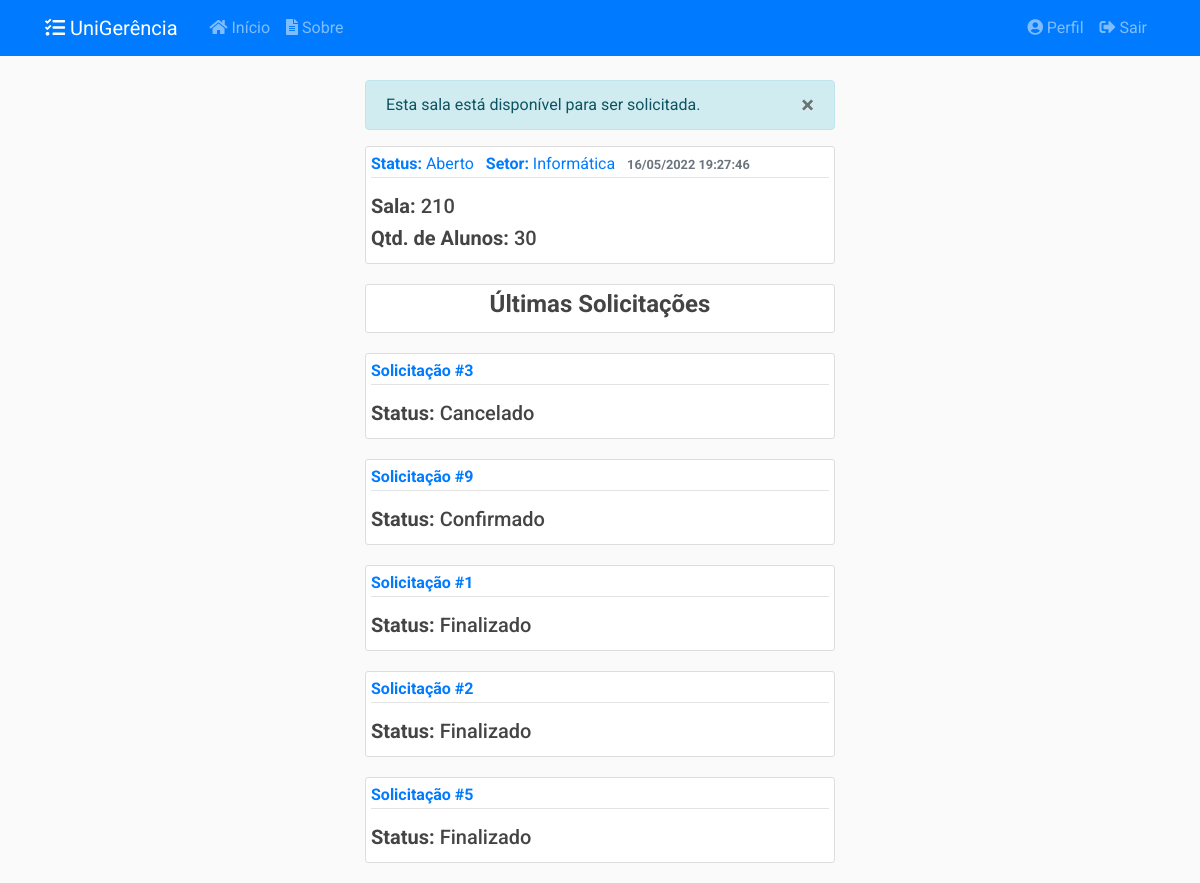
The app's page /salas/1 (signed in), older data.
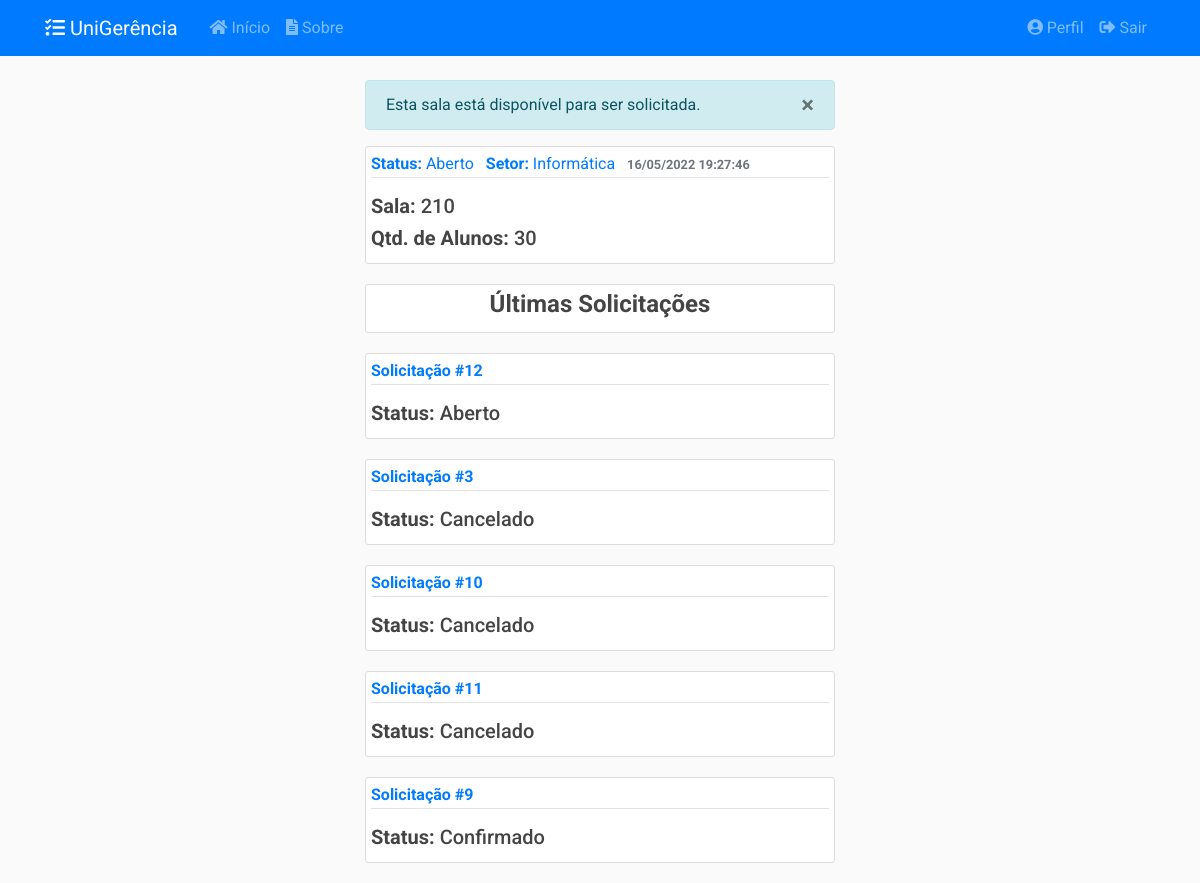
The same page, newer data.
### app/models/solicitacoes.py (models this page shows, shortened)
class Solicitacao(db.Model):
    __tablename__ = 'solicitacoes'
    __table_args__ = {'extend_existing': True}
    id = db.Column(db.Integer, primary_key=True)
    status = db.Column(db.Enum(Status), default=Status.ABERTO.name)
    data_abertura = db.Column(db.DateTime, nullable=False,
                              default=datetime.now().astimezone(fuso_horario))
    data_inicio_pref = db.Column(db.Date, nullable=False)
    data_fim_pref = db.Column(db.Date, nullable=False)
    data_retirada = db.Column(db.DateTime, nullable=True)
    data_devolucao = db.Column(db.DateTime, nullable=True)
    data_cancelamento = db.Column(db.DateTime, nullable=True)
    data_finalizacao = db.Column(db.DateTime, nullable=True)
    quantidade = db.Column(db.Integer, nullable=False, default=0)
    descricao = db.Column(db.String(20), nullable=False)
    tipo = db.Column(db.String(20), nullable=False)
    ativo = db.Column(db.Boolean, nullable=False, default=True)
    usuario_id = db.Column(db.Integer, db.ForeignKey('usuarios.id'),
                           nullable=False)
    turno_id = db.Column(db.Integer, db.ForeignKey('turnos.id'),
                           nullable=False)
    turno = db.relationship('Turno', back_populates='solicitacoes')
    def recupera_ultimas_sala(sala, limite):
        return Solicitacao.query.filter(
            SolicitacaoSala.salas.contains(sala)).filter_by(
            ativo=True).order_by(SolicitacaoSala.id.desc()).limit(limite)
    __mapper_args__ = {
        'polymorphic_identity': 'SOLICITACAO',
        'polymorphic_on': tipo
    }

class SolicitacaoSala(Solicitacao):
    __tablename__ = 'solicitacoes_salas'
    id = db.Column(db.Integer, db.ForeignKey('solicitacoes.id'), primary_key=True)
    setor_id = db.Column(db.Integer, db.ForeignKey('setores.id'), nullable=False)
    setor = db.relationship('Setor', back_populates='solicitacoes')
    salas = db.relationship('Sala', secondary= solicitacao_s,
                                    back_populates='solicitacoes')
    __mapper_args__ = {
        'polymorphic_identity': 'SALA',
    }

class Solicitacao(db.Model):
    __tablename__ = 'solicitacoes'
    __table_args__ = {'extend_existing': True}
    id = db.Column(db.Integer, primary_key=True)
    status = db.Column(db.Enum(Status), default=Status.ABERTO.name)
    data_abertura = db.Column(db.DateTime, nullable=False,
                              default=datetime.now().astimezone(fuso_horario))
    data_inicio_pref = db.Column(db.Date, nullable=False)
    data_fim_pref = db.Column(db.Date, nullable=False)
    data_retirada = db.Column(db.DateTime, nullable=True)
    data_devolucao = db.Column(db.DateTime, nullable=True)
    data_cancelamento = db.Column(db.DateTime, nullable=True)
    data_finalizacao = db.Column(db.DateTime, nullable=True)
    quantidade = db.Column(db.Integer, nullable=False, default=0)
    descricao = db.Column(db.String(20), nullable=False)
    tipo = db.Column(db.String(20), nullable=False)
    ativo = db.Column(db.Boolean, nullable=False, default=True)
    usuario_id = db.Column(db.Integer, db.ForeignKey('usuarios.id'),
                           nullable=False)
    turno_id = db.Column(db.Integer, db.ForeignKey('turnos.id'),
                           nullable=False)
    turno = db.relationship('Turno', back_populates='solicitacoes')
    def recupera_ultimas_sala(sala, limite):
        return Solicitacao.query.filter(
            SolicitacaoSala.salas.contains(sala)).filter_by(
            ativo=True).order_by(SolicitacaoSala.id.desc()).limit(limite)
    __mapper_args__ = {
        'polymorphic_identity': 'SOLICITACAO',
        'polymorphic_on': tipo
    }

class SolicitacaoEquipamento(Solicitacao):
    __tablename__ = 'solicitacoes_equipamentos'
    id = db.Column(db.Integer, db.ForeignKey('solicitacoes.id'), primary_key=True)
    tipo_eqp_id = db.Column(db.Integer, db.ForeignKey('tipos_equipamento.id'),
                           nullable=True)
    equipamentos = db.relationship('Equipamento', secondary=solicitacao_e,
                                   back_populates='solicitacoes')
    tipo_eqp = db.relationship('TipoEquipamento', back_populates='solicitacoes')
    __mapper_args__ = {
        'polymorphic_identity': 'EQUIPAMENTO'
    }

### app/controllers/salas.py (the view)
@salas.route("/<int:sala_id>")
@login_required
@prof_required
def sala(sala_id):
    sala = Sala.recupera_id(sala_id)
    solicitacoes = Solicitacao.recupera_ultimas_sala(sala, 5)
    return render_template('salas/sala.html',
                           title=sala, sala=sala,
                           solicitacoes=solicitacoes)

### app/models/salas.py (called while the page is built)
    def recupera_id(sala_id):
        return Sala.query.filter_by(id=sala_id).filter_by(ativo=True).first_or_404()

    def __repr__(self):
        return f"{self.numero} - {self.setor.name} - Qtde. Alunos: {self.qtd_aluno}"

### app/models/usuarios.py (called while the page is built)
@login_manager.user_loader
def load_user(user_id):
    return Usuario.query.get(int(user_id))

def prof_required(f):
    @wraps(f)
    def wrap(*args, **kwargs):
        if Usuario.verifica_prof(current_user):
            return f(*args, **kwargs)
        else:
            flash('Você não tem autorização para acessar esta página.', 'danger')
        return redirect(url_for('principal.inicio'))
    return wrap

    @staticmethod
    def verifica_prof(self):
        if self.tipo.name == 'PROF' or self.tipo.name == 'ADMIN':
            return True
        else:
            return False

### app/templates/salas/sala.html (shortened to what this page needs)
{% extends "layout.html" %}
{% block conteudo %}
{% if sala.status.name != 'PENDENTE' %}
<div class="alert alert-info" role="alert" id="alert-message">
    <button type="button" class="close" data-dismiss="alert">
    <span>&times;</span>
    </button>
    {% if sala.status.name == 'ABERTO' %}
    Esta sala está disponível para ser solicitada.
    {% elif sala.status.name == 'EMUSO' %}
    Esta sala está em uso.
    {% elif sala.status.name == 'DESABILITADO' or sala.status.name == 'EMMANUTENCAO' %}
    Esta sala está indisponível para ser solicitada.
    {% endif %}
</div>
{% endif %}
<article class="media content-section">
    <div class="media-body">
        <div class="article-metadata mb-3">
            <a class="mr-2"><strong>Status:</strong> {{ sala.status.value }}</a>
            <a class="mr-2"><strong>Setor:</strong> {{ sala.setor.name }}</a>
            <small class="text-muted"><strong>{{ sala.data_cadastro.strftime('%d/%m/%Y %H:%M:%S') }}</strong></small>
        </div>
        <h5 class="article-title"><strong>Sala:</strong> {{ sala.numero }}</h5>
        <h5 class="article-content"><strong>Qtd. de Alunos:</strong> {{ sala.qtd_aluno }}</h5>
    </div>
</article>
<article class="media content-section">
    <div class="media-body">
        <h4 class="article-content text-center"><strong>Últimas Solicitações</strong></h4>
    </div>
</article>
{% for solicitacao in solicitacoes %}
<article class="media content-section">
    <div class="media-body">
        <div class="article-metadata mb-3">
            <a class="mr-2" href="{{ url_for('solicitacoes.solicitacao', solicitacao_id=solicitacao.id )}}"><strong>Solicitação #{{ solicitacao.id }}</strong></a>
        </div>
        <h5 class="article-content"><strong>Status:</strong> {{ solicitacao.status.value }}</h5>
    </div>
</article>
{% endfor %}
{% endblock conteudo %}

Row changes from the older to the newer data that the page shows:
no longer on this page (row unchanged): SolicitacaoSala: id "1", status.value "Finalizado"
no longer on this page (row unchanged): SolicitacaoEquipamento: id "2", status.value "Finalizado"
no longer on this page (row unchanged): SolicitacaoSala: id "5", status.value "Finalizado"
added SolicitacaoEquipamento: id "12", status.value "Aberto"
added SolicitacaoEquipamento: id "10", status.value "Cancelado"
added SolicitacaoSala: id "11", status.value "Cancelado"
